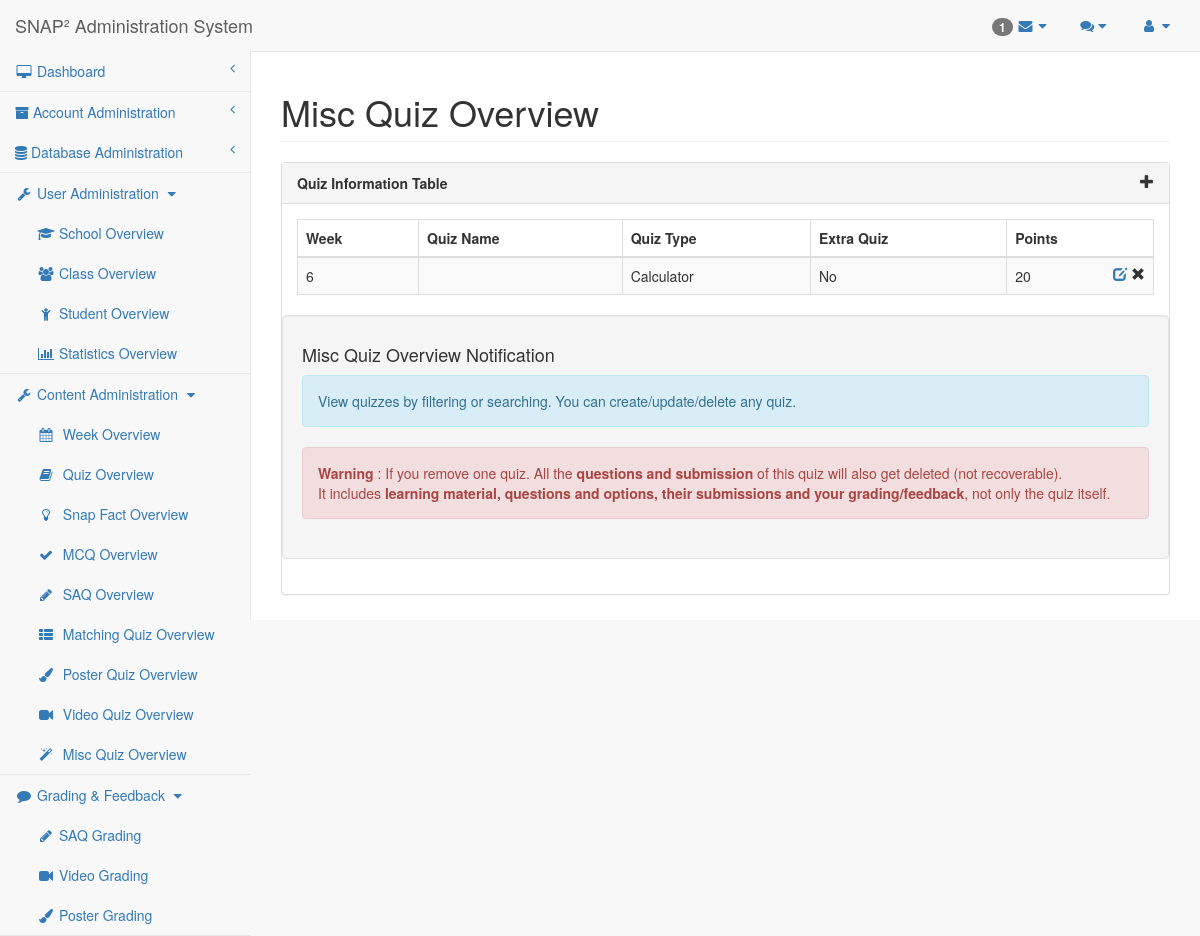
The page /researcher/misc.php (signed in) on the database as committed earlier.
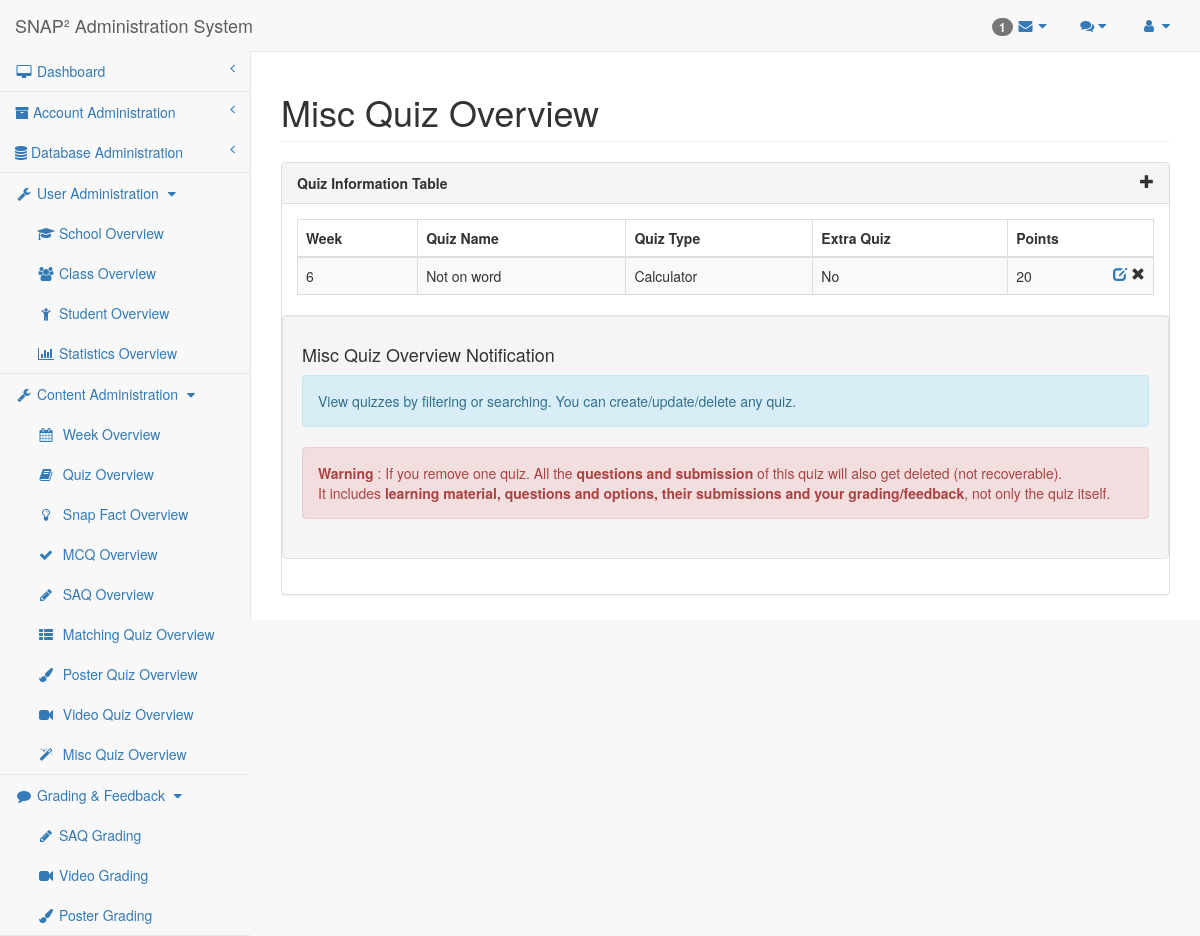
The same page on the database as committed later.
### tables this page shows
CREATE TABLE `misc_section` (
  `QuizID` mediumint(9) NOT NULL DEFAULT 0,
  `QuizSubType` text DEFAULT NULL,
  `Points` mediumint(9) DEFAULT NULL,
  PRIMARY KEY (`QuizID`),
  CONSTRAINT `Misc_Section_QuizID_FK` FOREIGN KEY (`QuizID`) REFERENCES `quiz` (`QuizID`) ON DELETE CASCADE ON UPDATE CASCADE
);

CREATE TABLE `quiz` (
  `QuizID` mediumint(9) NOT NULL AUTO_INCREMENT,
  `Week` mediumint(9) DEFAULT NULL,
  `QuizType` enum('SAQ','MCQ','Matching','Poster','Misc') DEFAULT NULL,
  `ExtraQuiz` tinyint(1) DEFAULT 0,
  `TopicID` mediumint(9) DEFAULT NULL,
  `QuizName` text DEFAULT NULL,
  PRIMARY KEY (`QuizID`),
  KEY `Quiz_TopicID_FK` (`TopicID`),
  CONSTRAINT `Quiz_TopicID_FK` FOREIGN KEY (`TopicID`) REFERENCES `topic` (`TopicID`) ON DELETE CASCADE ON UPDATE CASCADE
);

### researcher/researcher-lib.php (called while the page is built, shortened)
<?php
require_once("../mysql-lib.php");
$pageName = basename($_SERVER['SCRIPT_FILENAME'], '.php');
$pageNameForView = getPageNameForView($pageName);
function getPageNameForView($pageName)
{
    $pageNameForView = str_replace('-', ' ', str_replace('editor', '', $pageName));
    $pageNameForView = str_replace('mcq', 'Multiple Choice Quiz', $pageNameForView);
    if (defined('SAQ_LIKE_QUIZ_TYPE')) {
        $pageNameForView = ucfirst(SAQ_LIKE_QUIZ_TYPE) . ' Quiz';
    }
    else if (defined('SAQ_LIKE_SUBMISSION_TYPE')) {
        $pageNameForView = ucfirst(SAQ_LIKE_SUBMISSION_TYPE) . ' Grading';
    }
    else
        if (in_array(ucwords(str_replace('-', ' ', $pageNameForView)), $GLOBALS['quizTypeArr'])) {
            $pageNameForView = ucwords(str_replace('-', ' ', $pageNameForView)) . " Quiz";
        }
    return ucwords($pageNameForView);
}
?>

### mysql-lib.php (called while the page is built, shortened)
<?php
function getQuizPoints(PDO $conn, $quizID)
{
    $pointsBySection = array('MCQ', 'Matching', 'Poster', 'Misc');
    $pointsByQuestion = array('SAQ', 'Video', 'Image');
    $points = 0;
    $quizTypeSql = "SELECT COUNT(*) FROM Quiz WHERE QuizID = ?";
    $quizTypeQuery = $conn->prepare($quizTypeSql);
    $quizTypeQuery->execute(array($quizID));
    if ($quizTypeQuery->fetchColumn() > 0) {
        $quizTypeSql = "SELECT QuizType FROM Quiz WHERE QuizID = ?";
        $quizTypeQuery = $conn->prepare($quizTypeSql);
        $quizTypeQuery->execute(array($quizID));
        $quizTypeResult = $quizTypeQuery->fetch(PDO::FETCH_OBJ);
        $quizType = $quizTypeResult->QuizType;
        if (in_array($quizType, $pointsBySection)) {
            $pointsSql = "SELECT Points AS SumPoints FROM Quiz NATURAL JOIN " . $quizType . "_Section WHERE QuizID = ?";
        } else if (in_array($quizType, $pointsByQuestion)) {
            $pointsSql = "SELECT SUM(Points) AS SumPoints FROM Quiz NATURAL JOIN SAQ_Section NATURAL JOIN SAQ_Question WHERE QuizID = ?";
        } else {
            throw new Exception("Unexpected Quiz Type. QuizID: " . $quizID);
        }
        $pointsQuery = $conn->prepare($pointsSql);
        $pointsQuery->execute(array($quizID));
        $pointsResult = $pointsQuery->fetch(PDO::FETCH_OBJ);
        if (strlen($pointsResult->SumPoints) > 0) {
            $points = $pointsResult->SumPoints;
        }
    }
    return $points;
}
function getMiscQuizzes(PDO $conn)
{
    return getRecords($conn, "Misc_Section", array("Quiz", "Topic"));
}
function getRecords(PDO $conn, $tableName, array $joinTables = null)
{
    $tableSql = "SELECT * FROM " . $tableName;
    if ($joinTables != null) {
        foreach ($joinTables as $joinTable) {
            $tableSql .= " NATURAL JOIN " . $joinTable;
        }
    }
    $tableQuery = $conn->prepare($tableSql);
    $tableQuery->execute();
    $tableResult = $tableQuery->fetchAll(PDO::FETCH_OBJ);
    return $tableResult;
}

### researcher/misc.php (the view, shortened to what the changed rows need)
<?php
require_once("../mysql-lib.php");
require_once("researcher-lib.php");
try {
    $conn = db_connect();
} catch (Exception $e) {
    debug_err($e);
}
try {
    $quizResult = getMiscQuizzes($conn);
} catch (Exception $e) {
    debug_err($e);
}
?>
<!DOCTYPE html>
<html lang="en">
<?php require_once('header-lib.php'); ?>
<body>
<div id="wrapper">
    <?php require_once('navigation.php'); ?>
    <div id="page-wrapper">
        <div class="row">
            <div class="col-lg-12">
                <h1 class="page-header"><?php echo $pageNameForView; ?> Overview
                </h1>
            </div>
        </div>
        <div class="row">
            <div class="col-lg-12">
                <div class="panel panel-default">
                    <div class="panel-body">
                        <div class="dataTable_wrapper">
                            <table class="table table-striped table-bordered table-hover" id="datatables">
                                <?php require_once('table-head.php'); ?>
                                <tbody>
                                <?php for ($i = 0; $i < count($quizResult); $i++) {
                                    $quizID = $quizResult[$i]->QuizID;
                                    $quizType = getQuizType($conn, $quizID);
                                    $points = getQuizPoints($conn, $quizID);
                                    ?>
                                    <tr class="<?php if ($i % 2 == 0) {
                                        echo "odd";
                                    } else {
                                        echo "even";
                                    } ?>">
                                        <td><?php echo $quizResult[$i]->Week ?></td>
                                        <td><?php echo $quizResult[$i]->QuizName ?></td>
                                        <td><?php echo $quizType ?></td>
                                        <td><?php if($quizResult[$i]->ExtraQuiz==1) echo "Yes"; else echo "No"; ?></td>
                                        <td><?php echo $points ?>
                                            <span class="glyphicon glyphicon-remove pull-right"
                                                  aria-hidden="true"></span>
                                            <span class="pull-right" aria-hidden="true">&nbsp;</span>
                                            <a href="misc-editor.php?quizID=<?php echo $quizResult[$i]->QuizID ?>">
                                                <span class="glyphicon glyphicon-edit pull-right" aria-hidden="true">
                                                </span>
                                            </a>
                                        </td>
                                    </tr>
                                <?php } ?>
                                </tbody>
                            </table>
                        </div>
                    </div>
                </div>
            </div>
        </div>
    </div>
</div>
<?php require_once('sb-admin-lib.php'); ?>
</body>
</html>

Rows that differ between the two databases and show on the page:
changed through a linked row, misc_section: QuizID.QuizName (not shown) → "Not on word"
